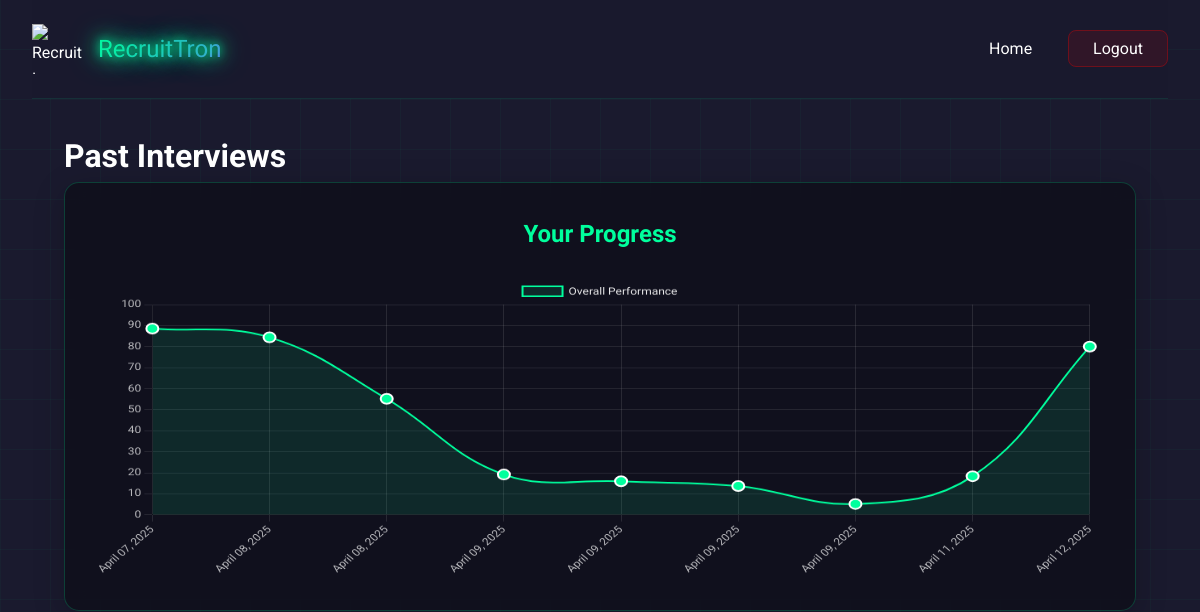
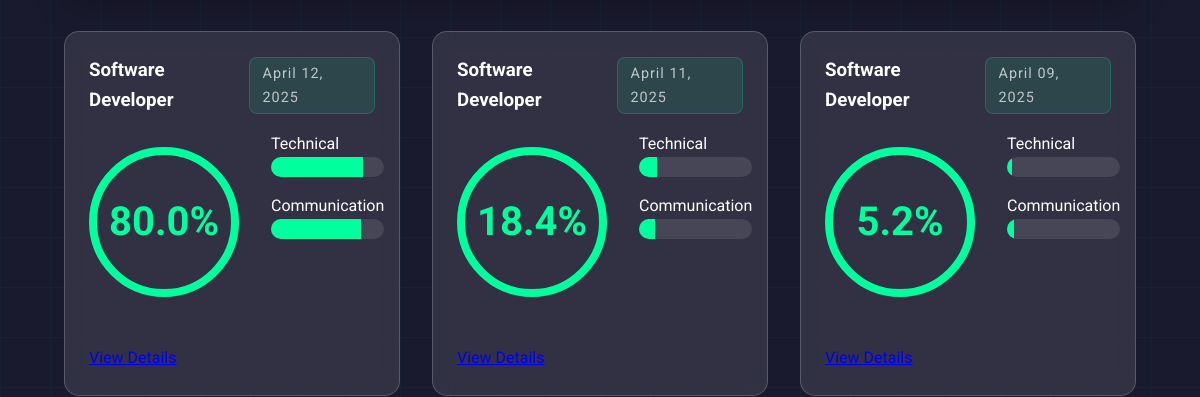
The page /past-interviews (signed in, upper part) on the database as committed earlier (2 pictures, top to bottom).
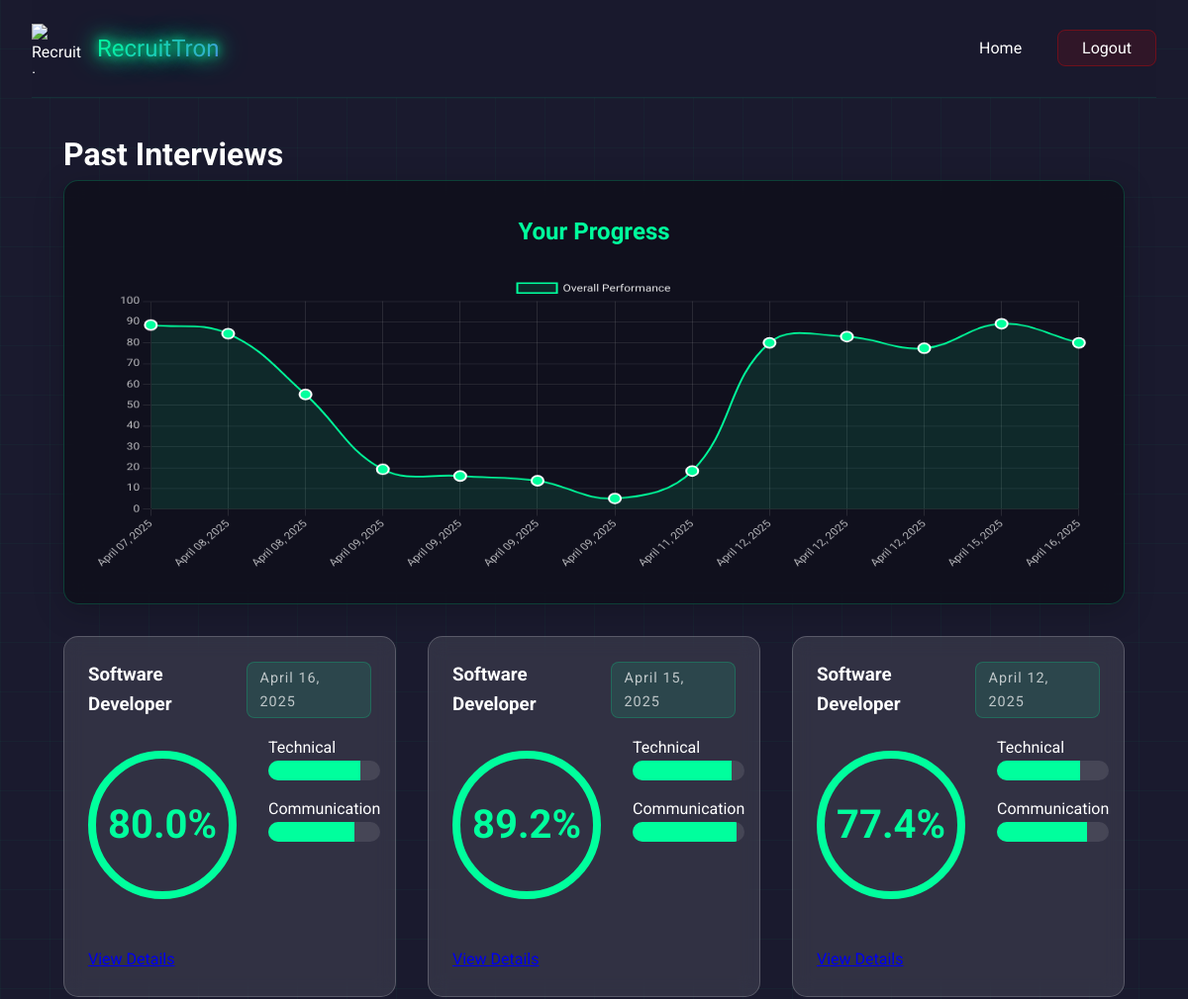
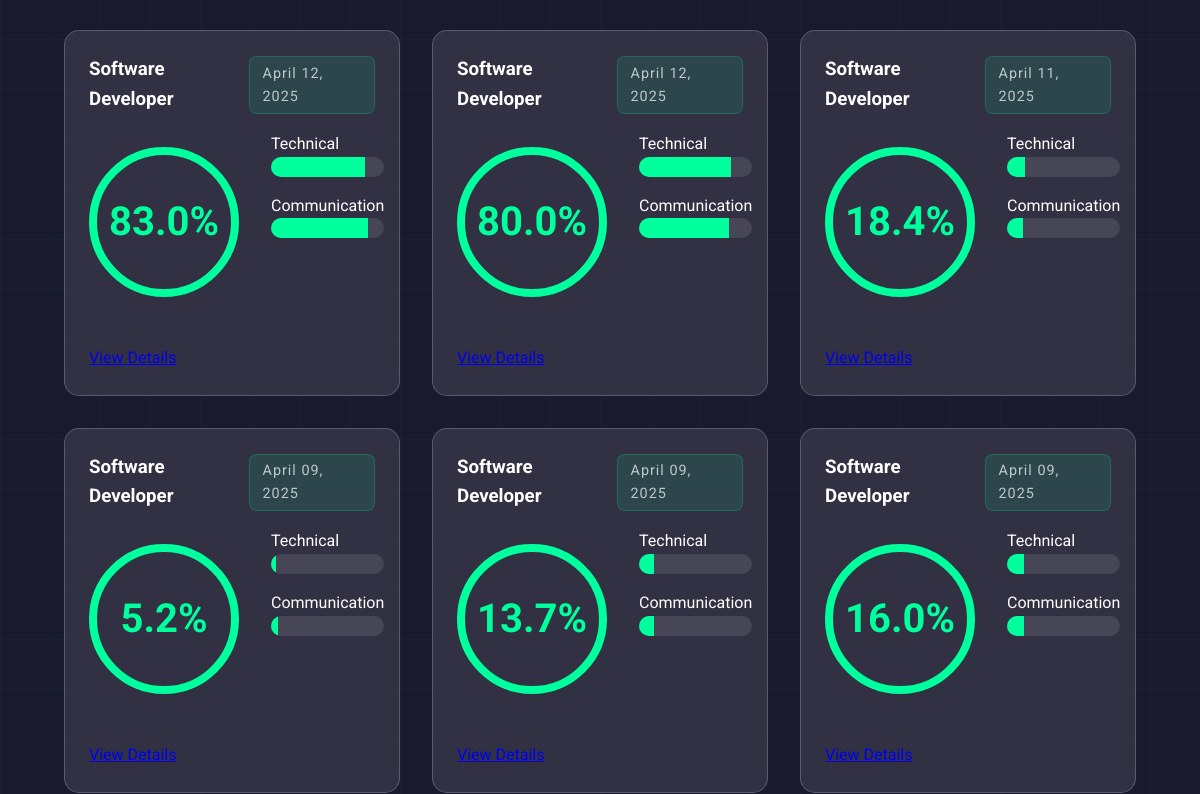
The same page on the database as committed later (2 pictures, top to bottom).
### models/interview_feedback.py (models this page shows)
class InterviewFeedback(db.Model):
    id = db.Column(db.Integer, primary_key=True)
    user_id = db.Column(db.Integer, db.ForeignKey('user.id'), nullable=False)
    date = db.Column(db.DateTime, default=datetime.utcnow)
    technical_score = db.Column(db.Float)
    communication_score = db.Column(db.Float)
    confidence_score = db.Column(db.Float)
    total_score = db.Column(db.Float)
    strengths = db.Column(db.JSON)
    improvements = db.Column(db.JSON)
    recommendations = db.Column(db.JSON)
    role = db.Column(db.String(100))
    user = db.relationship('User', backref=db.backref('interviews', lazy=True))

### app.py (the view)
@app.route('/past-interviews')
@login_required
def past_interviews():
    interviews = InterviewFeedback.query.filter_by(user_id=current_user.id)\
        .order_by(InterviewFeedback.date.desc()).all()
    return render_template('past_interviews.html', interviews=interviews)

### app.py (called while the page is built)
@login_manager.user_loader
def load_user(user_id):
    return User.query.get(int(user_id))

### templates/past_interviews.html (shortened to what this page needs)
<!DOCTYPE html>
<html lang="en">
    <head>
        <link rel="stylesheet" href="/static/css/style.css" />
    </head>
    <body class="past-interviews-page">
        <div id="particles-js"></div>
        <div class="cyber-grid"></div>
        <div class="container">
            <nav class="nav-bar glass-nav">
                <div class="logo-container">
                    <img
                        src="/static/img/logo.png"
                        alt="RecruitTron Logo"
                        class="logo"
                    />
                    <span class="logo-text neon-text">RecruitTron</span>
                </div>
                <div class="nav-links">
                    <a href="/" class="nav-link">Home</a>
                    <a href="/logout" class="nav-link logout-btn"
                        ><span>Logout</span></a
                    >
                </div>
            </nav>
            <main class="past-interviews-content">
                <h1 class="cyber-glitch" data-text="Past Interviews">Past Interviews</h1>
                <div class="progress-chart-container glassmorphism">
                    <h2>Your Progress</h2>
                    <canvas id="progressChart"></canvas>
                </div>
                <div class="interviews-grid">
                    {% for interview in interviews %}
                    <div class="interview-card glassmorphism">
                        <div class="interview-header">
                            <h3>{{ interview.role }}</h3>
                            <span class="interview-date">
                                {{ interview.date.strftime('%B %d, %Y') }}
                            </span>
                        </div>
                        <div class="score-overview">
                            <div class="total-score">
                                <div class="score-circle">
                                    <span
                                        >{{ "%.1f"|format(interview.total_score)
                                        }}%</span
                                    >
                                </div>
                            </div>
                            <div class="score-breakdown">
                                <div class="score-item">
                                    <label>Technical</label>
                                    <div class="score-bar">
                                        <div
                                            class="score-fill"
                                            style="width: {{ interview.technical_score }}%"
                                        ></div>
                                    </div>
                                </div>
                                <div class="score-item">
                                    <label>Communication</label>
                                    <div class="score-bar">
                                        <div
                                            class="score-fill"
                                            style="width: {{ interview.communication_score }}%"
                                        ></div>
                                    </div>
                                </div>
                            </div>
                        </div>
                        <a
                            href="{{ url_for('interview_details', interview_id=interview.id) }}"
                            class="cyber-button"
                        >
                            View Details
                        </a>
                    </div>
                    {% endfor %}
                </div>
            </main>
        </div>
    </body>
</html>

Rows that differ between the two databases and show on the page:
added InterviewFeedback: role "Software Developer", date "April 16, 2025", total_score "80.0", technical_score 82 (drawn), communication_score 77 (drawn)
added InterviewFeedback: role "Software Developer", date "April 15, 2025", total_score "89.2", technical_score 88 (drawn), communication_score 93 (drawn)
added InterviewFeedback: role "Software Developer", date "April 12, 2025", total_score "77.4", technical_score 74 (drawn), communication_score 80 (drawn)
added InterviewFeedback: role "Software Developer", date "April 12, 2025", total_score "83.0", technical_score 83 (drawn), communication_score 86 (drawn)
now on this page (row unchanged): InterviewFeedback: role "Software Developer", date "April 09, 2025", total_score "13.7", technical_score 12.8571 (drawn), communication_score 12.8571 (drawn)
now on this page (row unchanged): InterviewFeedback: role "Software Developer", date "April 09, 2025", total_score "16.0", technical_score 15 (drawn), communication_score 15 (drawn)
Other text that changed with them:
chart data {{ interview.total_score }}: 80.0, 18.4, 5.2, 13.714285714285714, 16.0, 19.2, 55.2, 84.4, 88.6 → 80.0, 89.2, 77.4, 83.0, 80.0, 18.4, 5.2, 13.714285714285714, 16.0, 19.2, 55.2, 84.4, 88.6
